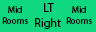

A level layout from a 2D game, rendered from its tile map. Below: a short description, then the map file with its tile-grid data intact:
An orthogonal 3x1 tile map with 32x32 px tiles, 1 tile layer (Capa de Patrones 1).

<map version="1.0" tiledversion="1.0.3" orientation="orthogonal" renderorder="right-down" width="3" height="1" tilewidth="32" tileheight="32" nextobjectid="1">
 <tileset firstgid="1" name="mapStructure" tilewidth="32" tileheight="32" tilecount="8" columns="4">
  <image source="mapStructure.png" width="128" height="64" />
 </tileset>
 <layer name="Capa de Patrones 1" width="3" height="1">
  <data>
   <tile gid="7" />
   <tile gid="4" />
   <tile gid="7" />
  </data>
 </layer>
</map>
